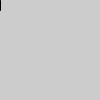
Frame 1 (no input)
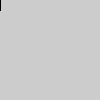
Frame 60 (the mouse pressed at the canvas centre just before this capture)
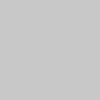
Frame 120 (the mouse held since frame 60 and released just before this capture)

The Processing sketch that drew these frames (run headless with seeded random() and noise(); from frame 60 on, the mouse is pressed at the canvas centre):

// Processing sketch: Mouse_Interactivity
// ── Mouse_Interactivity.pde
float speed;
boolean freeze;
void setup () {
  size (100, 100);
}

void draw () {
  if (freeze == false) {
    //background (200); //sterge linia cu un fundal peste
    speed = pow(mouseX-pmouseX, 2) + pow(mouseY-pmouseY, 2); //a^2 este pow(a,2)
    line (mouseX, 0, mouseX, speed/2 + 10);
    //text(speed, 10, 10); 
  } else background (200);
}
void mousePressed() {
  freeze = !freeze;
  /* mai poate fi scris si asa:
 if (freeze == true) {freeze = false;}
  else {freze = true;}
  */ 
  
  
}


/* cu int convertit
int speed;
void setup () {
  size (100, 100);
}

void draw () {
 background (200); //sterge linia cu un fundal peste
  speed = (int)pow(mouseX-pmouseX, 2) + (int)pow(mouseY-pmouseY, 2); //a^2 este pow(a,2)
   line (mouseX, 0, mouseX, speed/2 + 10);
   text(speed, 10, 10);
  
}*/
